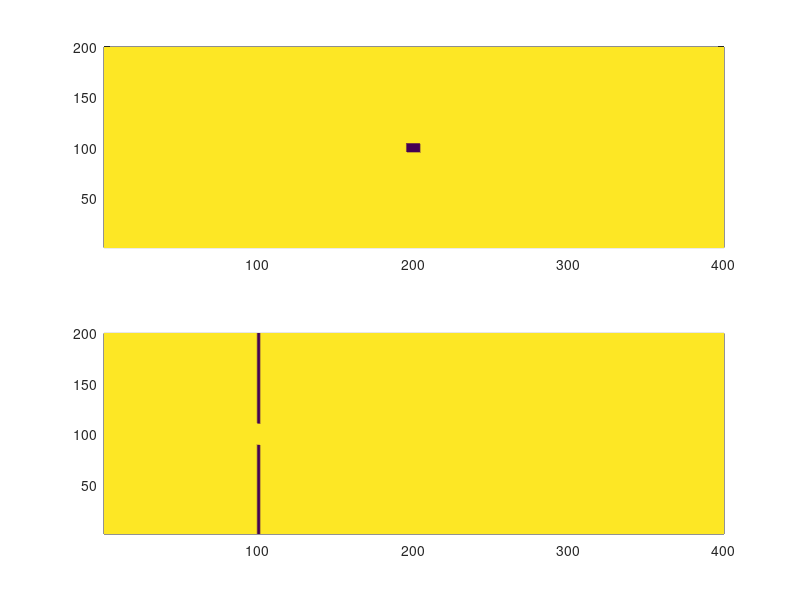

Here is the MATLAB script that generated this plot: (Note: this script raises an error after producing the figure.)
clear all;clc;
dx=1;
dy=1;
x=[1:dx:400]; % 264
y=[1:dy:200];

n=length(x);
m=length(y);

stru=zeros(m,n)+2;
impr=zeros(m,n)+2;

for j=1:n
    for i=1:m
        if((dy*i)>95 && (dy*i)<105 && (dx*j)>195 && (dx*j)<205)
            stru(i,j)=1;
        end
    end
end

a=100/dx;%j=a+1;

for i=1:m
    if((dy*i)<90 || (dy*i)>110)
        impr(i,a+1)=0;
        impr(i,a)=0;
    end
end

x=x';
figure(2)
subplot(211)
pcolor(x,y,stru);
shading interp
subplot(212)
pcolor(x,y,impr);
shading interp

if(exist('stru.txt'))
    delete('stru.txt')
end
if(exist('impr.txt'))
    delete('impr.txt')
end
save -ASCII stru.txt stru
save -ASCII impr.txt impr
% plot(x,-dep(2,:))